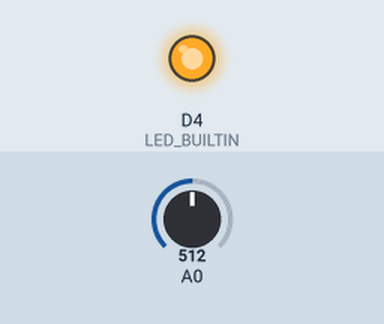
Simulated run of this sketch. Board: ESP8266 (NodeMCU). Parts: output pins drawn as LEDs (lit = HIGH, except the on-board LED, lit = LOW). The inputs (shaded band) are chosen by the test bench; at power-on: A0 = 512. WiFi joins after 1.5 s; servers stay silent unless stated; no MQTT or app messages arrive unless stated; what the sketch prints to the serial monitor is not drawn.

Above: at 6.5 s.
At 16.5 s:
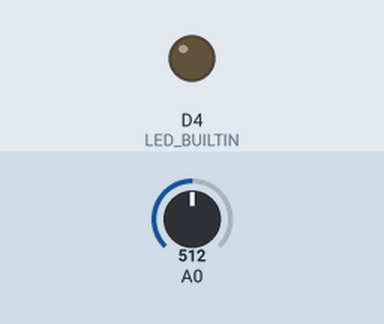
Timing chart, 0 to 27.5 s (numbered marks = the images above):
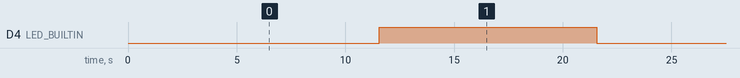

The sketch:

plantaIOT.ino
```cpp
/*
   23/05/2018
   Bruno Felipe Corte
   Exemplo IBM Watson IoT Platform + Planta IoT
   Hardware: new NodeMCU LoLin V3 + Sensor umidade solo


   Logica:
   1. efetua conexao com a rede WiFi
   2. obtem a grandeza de umidade do solo
   3. conecta no servidor MQTT IBM Watson IoT Platform
   4. publica a JSON string para o topico

   referencias Bluemix e IoTF:
   Autor: FilipeFlop
   https://www.filipeflop.com/blog/planta-iot-com-esp8266-nodemcu/

*/


#include <ESP8266WiFi.h>
#include <PubSubClient.h>


//atualize SSID e senha WiFi
const char* ssid = "IBMHackatruckIoT";
const char* password = "IOT2017IBM";


//D4 only for Lolin board
#define LED_BUILTIN D4


//Atualize os valores de Org, device type, device id e token
#define ORG "6xnljy"
#define DEVICE_TYPE "nodemcu"
#define DEVICE_ID "furbnodemcu66"
#define TOKEN "12345678"


//broker messagesight server
char server[] = ORG ".messaging.internetofthings.ibmcloud.com";
char topic[] = "iot-2/evt/status/fmt/json";
char authMethod[] = "use-token-auth";
char token[] = TOKEN;
char clientId[] = "d:" ORG ":" DEVICE_TYPE ":" DEVICE_ID;


float umidade = 0.0;
char umidadestr[6];


WiFiClient wifiClient;
PubSubClient client(server, 1883, NULL, wifiClient);


void setup() {
  Serial.begin(115200);
  Serial.println();
  Serial.println("Iniciando...");


  Serial.print("Conectando na rede WiFi "); Serial.print(ssid);
  WiFi.begin(ssid, password);
  while (WiFi.status() != WL_CONNECTED) {
    delay(500);
    Serial.print(".");
  }
  Serial.println("");
  Serial.print("[INFO] Conectado WiFi IP: ");
  Serial.println(WiFi.localIP());


  pinMode(LED_BUILTIN, OUTPUT);
}


//Função: faz a leitura do nível de umidade
//Parâmetros: nenhum
//Retorno: umidade percentual (0-100)
//Observação: o ADC do NodeMCU permite até, no máximo, 3.3V. Dessa forma,
//            para 3.3V, obtem-se (empiricamente) 978 como leitura de ADC
float FazLeituraUmidade(void)
{
    int ValorADC;
    float UmidadePercentual;

     ValorADC = analogRead(0);   //978 -> 3,3V
     Serial.print("[Leitura ADC] ");
     Serial.println(ValorADC);

     //Quanto maior o numero lido do ADC, menor a umidade.
     //Sendo assim, calcula-se a porcentagem de umidade por:
     //
     //   Valor lido                 Umidade percentual
     //      _    0                           _ 100
     //      |                                |
     //      |                                |
     //      -   ValorADC                     - UmidadePercentual
     //      |                                |
     //      |                                |
     //     _|_  978                         _|_ 0
     //
     //   (UmidadePercentual-0) / (100-0)  =  (ValorADC - 978) / (-978)
     //      Logo:
     //      UmidadePercentual = 100 * ((978-ValorADC) / 978)

     UmidadePercentual = 100 * ((978-(float)ValorADC) / 978);
     Serial.print("[Umidade Percentual] ");
     Serial.print(UmidadePercentual);
     Serial.println("%");

     return UmidadePercentual;
}


void loop() {


  if (!!!client.connected()) {
    Serial.print("Reconnecting client to ");
    Serial.println(server);
    while (!!!client.connect(clientId, authMethod, token)) {
      Serial.print(".");
      delay(500);
    }
    Serial.println();
  }


  float umidade = FazLeituraUmidade();

  // Conversao Floats para Strings
  char TempString[32];  //  array de character temporario


  // dtostrf( [Float variable] , [Minimum SizeBeforePoint] , [sizeAfterPoint] , [WhereToStoreIt] )
  dtostrf(umidade, 2, 1, TempString);
  String umidadestr =  String(TempString);


  // Prepara JSON para IOT Platform
  int length = 0;


  String payload = "{\"d\":{\"umidade\":\"" + umidadestr + "\"}}";


  length = payload.length();
  Serial.print(F("\nData length"));
  Serial.println(length);


  Serial.print("Sending payload: ");
  Serial.println(payload);


  if (client.publish(topic, (char*) payload.c_str())) {
    Serial.println("Publish ok");
    digitalWrite(LED_BUILTIN, LOW);
    delay(10000);
    digitalWrite(LED_BUILTIN, HIGH);
    delay(10000);
  } else {
    Serial.println("Publish failed");
    Serial.println(client.state());
  }
}
```

Measured:
- by itself, D4 (LED_BUILTIN): alternates HIGH for 10.0 s and LOW for 10.0 s
